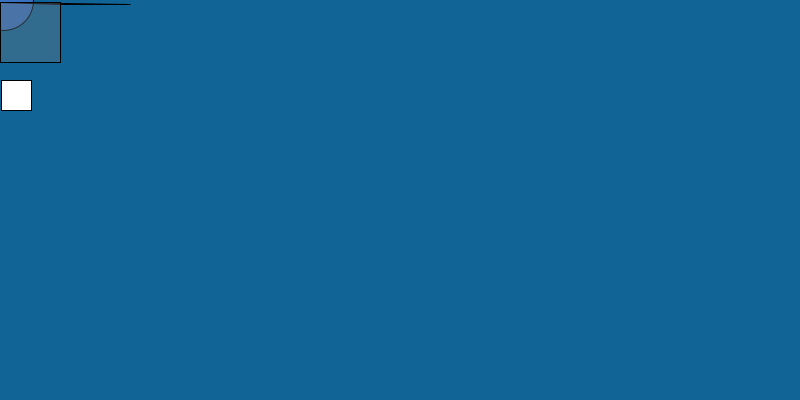
Frame 1 (no input)
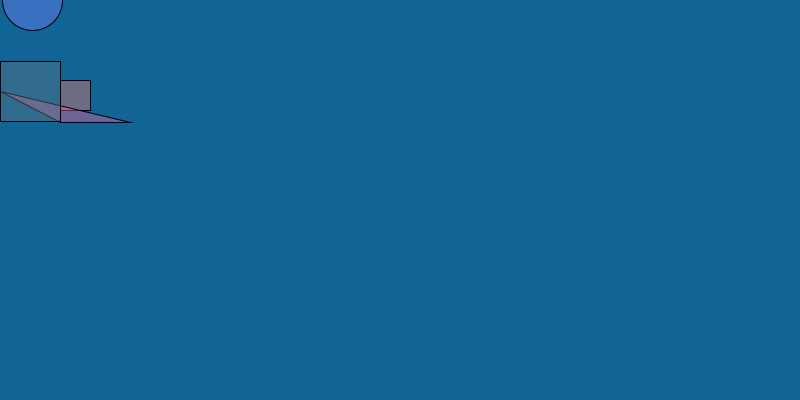
Frame 60 (the mouse pressed at the canvas centre just before this capture)
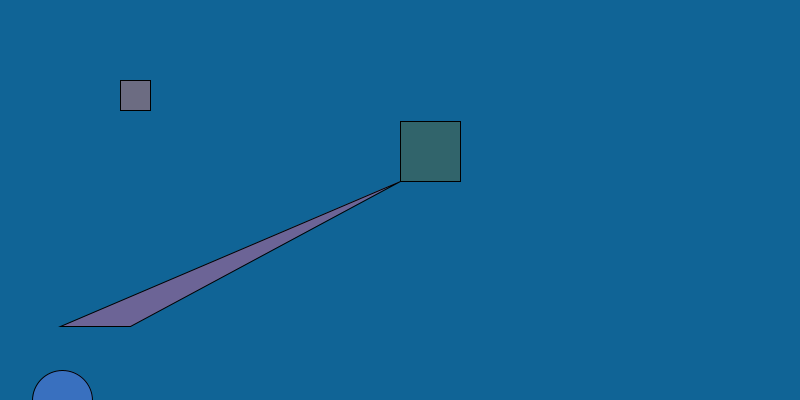
Frame 120 (the mouse held since frame 60 and released just before this capture)

The Processing sketch that drew these frames (run headless with seeded random() and noise(); from frame 60 on, the mouse is pressed at the canvas centre):

// Processing sketch: processing_99649
// ── processing_99649.pde

//declaraciÃ›n de variables eje
 
int size = 30;
float xpos = 0;
float ypos = 0;
float x1pos = 0;
float y1pos = 0;
float x2pos = 0;
float y2pos = 0;
float x3pos = 0;
float y3pos = 0;
 
//variables de direcciÃ›n
 
int xdirection = 1;
int ydirection = 1;
int x1direction = 1;
int y1direction = 1;
int x2direction = 1;
int y2direction = 1;
int x3direction = 1;
int y3direction = 1;
 
//variables de velocidad
 
float xspeed = 1.7;
float yspeed = 2.6;
float x1speed = 3.4;
float y1speed = 4.9;
float x2speed = 6.5;
float y2speed = 1.0;
float x3speed = 1.3;
float y3speed = 2.4;
 
 
void setup()
 
{
 
  size (800,400);
 
  frameRate(30);//web fps
 
  //posiciÃ›n inicial de las variables
 
  xpos = xpos;
  ypos = ypos;
  x1pos = x1pos;
  y1pos = y1pos;
  x2pos = x2pos;
  y2pos = y2pos;
  x3pos = x3pos;
  y3pos = y3pos;
}
void draw()
{
  background(020,100,150);
  xpos = xpos + ( xspeed * xdirection );
  ypos = ypos + ( yspeed * ydirection ); 
  x1pos = x1pos +( x1speed * x1direction );
  y1pos = y1pos + ( y1speed * y1direction );
  x2pos = x2pos + ( x2speed * x2direction );
  y2pos = y2pos + ( y2speed * y2direction );
  x3pos = x3pos + ( x3speed * x3direction );
  y3pos = y3pos + ( y3speed * ydirection );
  //condicionales de regreso
 
  if (xpos > width-size || xpos < 0){
    xdirection *= -1;
  }
 
  if (ypos >= 400 || ypos < 0){
    ydirection *= -1;
  }
 
  if (x1pos > width-size || x1pos < 0){
    x1direction*= -1;
  }
 
  if (y1pos >= 400 || y1pos < 0){
    y1direction *= -1;
  }
  if (x2pos > width-size || x2pos < 0){
    x2direction *= -1;
  }
 
  if (y2pos > height-size || y2pos < 0){
    y2direction *= -1;  
  }
  if (x3pos > width-size || x3pos < 0){
    x3direction *= -1;
  }
  if (y3pos >  height-size || y3pos < 0){
    y3direction *= -1;
  }
 
  //figuras
  rect(xpos,80,size,size);
  if ((xpos < 133)&&(xpos > 0)){
    xspeed = 1; //velocidad de este segmento
    fill(120,130,280,100); //color de la figura en este segmento
  }
  if ((xpos < 266)&&(xpos > 133)){
    xspeed = 2.5;
    fill(0,030,200,100);
  }
  if ((xpos > 266)&&(xpos < 400)){
    xspeed = xspeed + 2;
    fill(120,250,250,100);
  }
 
  ellipse(x1pos,mouseX,60,60);
  if ((x1pos < 133)&&(x1pos > 0)){
    x1speed = 0.5;
    fill(250,100,150,100);
  }
  if ((x1pos < 266) && (x1pos > 133)){
    x1speed = x1speed +2;
    fill(0,070,050,100);
  }
  if ((xpos > 266)&&(xpos < 400)){
    x1speed = x1speed +1;
    fill(280,0,100,100);
  }
  triangle(mouseX,ypos,60,y1pos,130,y1pos);
  if ((ypos <=200) && (ypos >=0)) {
    yspeed = 1.5;
    fill(200,100,120,100);
  }
 
  if ((y1pos <=200) && (y1pos >=0)) {
    y1speed = 2;
    fill(100,120,130,100);
  }
  if ((ypos >= 200) && (ypos <=height)){
 
    yspeed = 4;
    fill(100,020,200,100);
  }
  if ((y1pos >= 200) && (y1pos <= height)){
    y1speed = 6;
    fill(100,100,050,100);
  }
  rect (mouseX, y3pos, 60,60);
  if ((y3pos<=200) && (y3pos>=0)) {
    y3speed= 1;
    fill(250,120,100,100);
  }
  if ((y3pos>= 200) && (y3pos<=height)){
    y3speed= 2.5;
    fill (050,100,100,100);
  }
  if ((y3pos >= 200) && (y3pos <= height)){
    y3speed = 3.8;
    fill(100,200,150,100);
  }
 
}
